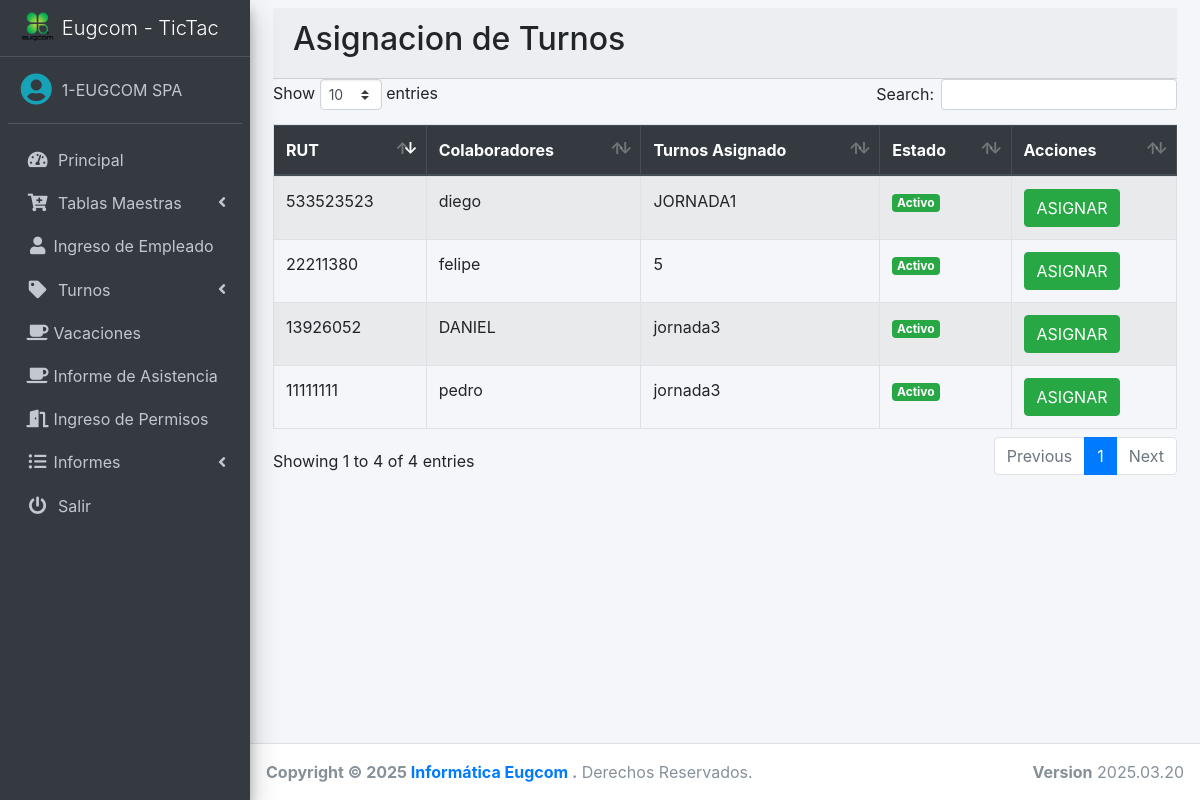
The page /src/asignacion_turnos.php (signed in) on the database its author committed.
### tables this page shows
CREATE TABLE `usuarios` (
  `id_usuarios` int(10) NOT NULL,
  `rut` varchar(50) NOT NULL,
  `digitoRut` varchar(1) NOT NULL,
  `codigoDedo` varchar(45) DEFAULT NULL,
  `nombres` varchar(50) NOT NULL,
  `apellido1` varchar(45) NOT NULL,
  `apellido2` varchar(45) NOT NULL,
  `id_tipocontrato` int(10) NOT NULL,
  `direccion` varchar(100) NOT NULL,
  `comuna` varchar(100) NOT NULL,
  `ciudad` varchar(100) DEFAULT NULL,
  `pais` varchar(100) DEFAULT NULL,
  `telefono` varchar(45) DEFAULT NULL,
  `celular` varchar(100) NOT NULL,
  `email` varchar(250) NOT NULL,
  `turnos_id_turnos` int(10) DEFAULT NULL,
  `username` varchar(250) NOT NULL,
  `password` int(250) NOT NULL,
  `cargo` varchar(100) NOT NULL,
  `salt` varchar(450) DEFAULT NULL,
  `status` tinyint(5) NOT NULL,
  `id_sucursal` int(10) DEFAULT NULL,
  `id_departamento` int(10) DEFAULT NULL,
  `id_centrocosto` int(10) DEFAULT NULL,
  `fechaCreacion` date DEFAULT NULL,
  `id_empresa` int(10) DEFAULT NULL
);

CREATE TABLE `turnos` (
  `id_turnos` int(10) NOT NULL,
  `nombreTurno` varchar(20) DEFAULT NULL,
  `numeroDia` int(10) DEFAULT NULL,
  `horaEntrada` varchar(45) DEFAULT NULL,
  `horaSalida` varchar(45) DEFAULT NULL,
  `diaEntrada` varchar(45) DEFAULT NULL,
  `diaSalida` varchar(45) DEFAULT NULL,
  `entradaColacion` varchar(45) DEFAULT NULL,
  `tolerancia` int(11) DEFAULT NULL,
  `salidaColacion` varchar(45) DEFAULT NULL,
  `totalHorasDia` varchar(45) DEFAULT NULL,
  `status` tinyint(5) DEFAULT 1,
  `id_empresa` int(10) NOT NULL
);

### src/asignacion_turnos.php (the view, shortened to what this page needs)
<?php
include "includes/header.php";
$id_empresa = $_SESSION['idempresa'];
?>
<head>
    <link href="https://stackpath.bootstrapcdn.com/bootstrap/4.5.2/css/bootstrap.min.css" rel="stylesheet">
</head>
<div class="table-responsive">
    <div class="card-header">
        <h2>Asignacion de Turnos</h2>
    </div>
    <table class="table table-hover table-striped table-bordered mt-2" id="tbl">
        <thead class="thead-dark">
            <tr>
                <th>RUT</th>
                <th>Colaboradores</th>
                <th>Turnos Asignado</th>
                <th>Estado</th>
                <th>Acciones</th>
            </tr>
        </thead>
        <tbody>
            <?php
            $query = mysqli_query($conexion, "SELECT u.rut,u.id_usuarios, u.nombres, u.status, t.nombreTurno, t.id_turnos
                                              FROM usuarios u
                                              LEFT JOIN turnos t ON u.turnos_id_turnos = t.id_turnos
                                              WHERE u.id_empresa = '$id_empresa'
                                              ORDER BY u.nombres");
            $result = mysqli_num_rows($query);
            if ($result > 0) {
                while ($data = mysqli_fetch_assoc($query)) {
                    $estado = ($data['status'] == 1) ? '<span class="badge badge-success">Activo</span>' : '<span class="badge badge-danger">Inactivo</span>';
                    ?>
                    <tr>
                        <td><?php echo $data['rut']; ?></td>
                        <td><?php echo $data['nombres']; ?></td>
                        <td><?php echo $data['nombreTurno'] ? $data['nombreTurno'] : 'No asignado'; ?></td>
                        <td><?php echo $estado; ?></td>
                        <td>
                            <a href="#" onclick="AsignarTurno(<?php echo $data['id_usuarios']; ?>, '<?php echo $data['id_turnos']; ?>')" class="btn btn-success">
                                <i class=''></i> ASIGNAR
                        </td>
                    </tr>
            <?php }
            } ?>
        </tbody>
    </table>
</div>
<?php include_once "includes/footer.php"; ?>

### rows shown on the page
usuarios: rut "13926052", nombres "DANIEL", turnos_id_turnos.nombreTurno "jornada3", status "Activo"
usuarios: rut "533523523", nombres "diego", turnos_id_turnos.nombreTurno "JORNADA1", status "Activo"
usuarios: rut "22211380", nombres "felipe", turnos_id_turnos.nombreTurno "5", status "Activo"
usuarios: rut "11111111", nombres "pedro", turnos_id_turnos.nombreTurno "jornada3", status "Activo"

### other values the page prints
$_SESSION['idempresa'] "1"
$_SESSION['nombreempresa'] "EUGCOM SPA"
